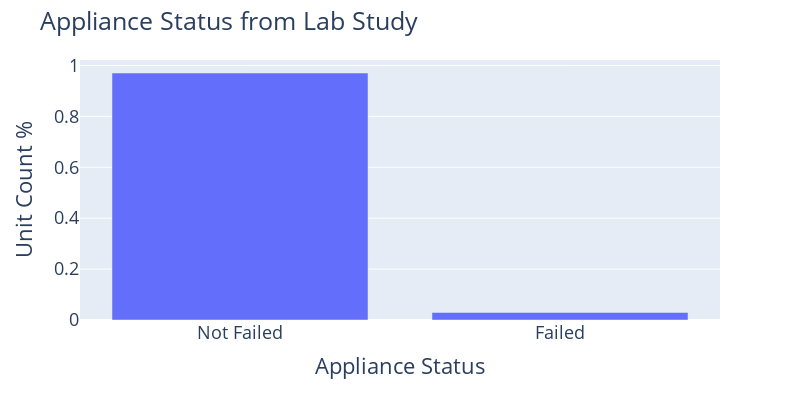

Notebook code cell kept with this figure:
### Code cell
test2 = test.copy()
test2.Count = (test2["Count"]/test2["Count"].sum())
test2
fig1 = px.bar(test2, x=test["Failed or Not"], y="Count", width=800, height=400,
    labels=dict(x="Appliance Status", color="Place"),
    )
fig1.update_layout(
    title="Appliance Status from Lab Study",
    xaxis_title="Appliance Status",
    yaxis_title="Unit Count %",
    font=dict(
        size=18
    )
)
fig1.show()

### Figure 1 — Plotly figure (JSON) as saved in the notebook; plotly's stock layout.template omitted (floating-point values rounded to 4 significant figures)
{"data": [{"alignmentgroup": "True", "hovertemplate": "Appliance Status=%{x}<br>Count=%{y}<extra></extra>", "legendgroup": "", "marker": {"color": "#636efa", "pattern": {"shape": ""}}, "name": "", "offsetgroup": "", "orientation": "v", "showlegend": false, "textposition": "auto", "type": "bar", "x": ["Not Failed", "Failed"], "xaxis": "x", "y": [0.9704, 0.02963], "yaxis": "y"}], "layout": {"barmode": "relative", "font": {"size": 18}, "height": 400, "legend": {"tracegroupgap": 0}, "margin": {"t": 60}, "title": {"text": "Appliance Status from Lab Study"}, "width": 800, "xaxis": {"anchor": "y", "domain": [0, 1], "title": {"text": "Appliance Status"}}, "yaxis": {"anchor": "x", "domain": [0, 1], "title": {"text": "Unit Count %"}}}}
